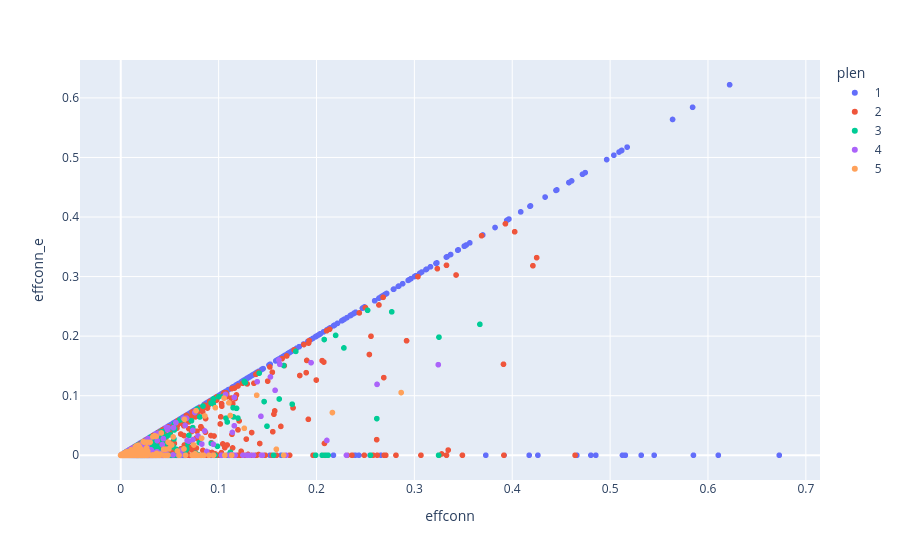

The cell this chart's notebook holds for it:
### Code cell
result['plen'] = result['plen'].astype(str)
px.scatter(result[result.connected], x="effconn", y='effconn_e', color='plen', hover_data=['pre'])

### Figure 1 — Plotly figure (JSON) as saved in the notebook; plotly's stock layout.template omitted (floating-point values rounded to 4 significant figures; data arrays with more than 128 entries replaced by an {"elided": "..."} marker saying what was removed)
{"data": [{"customdata": {"elided": "5772x1 str values"}, "hovertemplate": "plen=1<br>effconn=%{x}<br>effconn_e=%{y}<br>pre=%{customdata[0]}<extra></extra>", "legendgroup": "1", "marker": {"color": "#636efa", "symbol": "circle"}, "mode": "markers", "name": "1", "showlegend": true, "type": "scattergl", "x": {"elided": "5772 float values"}, "xaxis": "x", "y": {"elided": "5772 float values"}, "yaxis": "y"}, {"customdata": {"elided": "8804x1 str values"}, "hovertemplate": "plen=2<br>effconn=%{x}<br>effconn_e=%{y}<br>pre=%{customdata[0]}<extra></extra>", "legendgroup": "2", "marker": {"color": "#EF553B", "symbol": "circle"}, "mode": "markers", "name": "2", "showlegend": true, "type": "scattergl", "x": {"elided": "8804 float values"}, "xaxis": "x", "y": {"elided": "8804 float values"}, "yaxis": "y"}, {"customdata": {"elided": "8804x1 str values"}, "hovertemplate": "plen=3<br>effconn=%{x}<br>effconn_e=%{y}<br>pre=%{customdata[0]}<extra></extra>", "legendgroup": "3", "marker": {"color": "#00cc96", "symbol": "circle"}, "mode": "markers", "name": "3", "showlegend": true, "type": "scattergl", "x": {"elided": "8804 float values"}, "xaxis": "x", "y": {"elided": "8804 float values"}, "yaxis": "y"}, {"customdata": {"elided": "8805x1 str values"}, "hovertemplate": "plen=4<br>effconn=%{x}<br>effconn_e=%{y}<br>pre=%{customdata[0]}<extra></extra>", "legendgroup": "4", "marker": {"color": "#ab63fa", "symbol": "circle"}, "mode": "markers", "name": "4", "showlegend": true, "type": "scattergl", "x": {"elided": "8805 float values"}, "xaxis": "x", "y": {"elided": "8805 float values"}, "yaxis": "y"}, {"customdata": {"elided": "8805x1 str values"}, "hovertemplate": "plen=5<br>effconn=%{x}<br>effconn_e=%{y}<br>pre=%{customdata[0]}<extra></extra>", "legendgroup": "5", "marker": {"color": "#FFA15A", "symbol": "circle"}, "mode": "markers", "name": "5", "showlegend": true, "type": "scattergl", "x": {"elided": "8805 float values"}, "xaxis": "x", "y": {"elided": "8805 float values"}, "yaxis": "y"}], "layout": {"legend": {"title": {"text": "plen"}, "tracegroupgap": 0}, "margin": {"t": 60}, "xaxis": {"anchor": "y", "domain": [0, 1], "title": {"text": "effconn"}}, "yaxis": {"anchor": "x", "domain": [0, 1], "title": {"text": "effconn_e"}}}}
